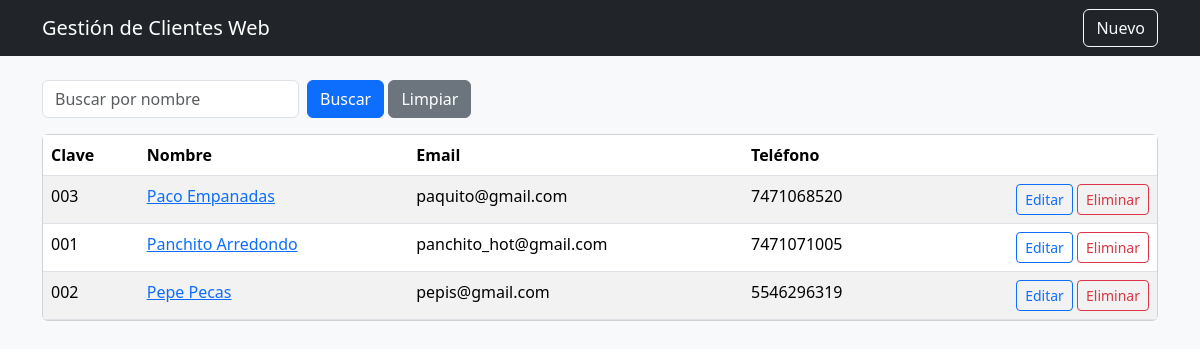
/clientes/, run on the app's committed database.
### clientes/models.py (models this page shows, shortened)
class Cliente(models.Model):
    clave = models.CharField(max_length=20, unique=True)
    nombre = models.CharField(max_length=120, db_index=True)
    email = models.EmailField(blank=True)
    telefono = models.CharField(max_length=30, blank=True)
    creado = models.DateTimeField(auto_now_add=True)
    actualizado = models.DateTimeField(auto_now=True)

### clientes/views.py (the view)
# urls.py: path("", views.ClienteListView.as_view(), name="list"),
class ClienteListView(ListView):
    model = Cliente
    template_name = "clientes/cliente_list.html"
    context_object_name = "clientes"
    paginate_by = 10
    def get_queryset(self):
        qs = super().get_queryset().order_by("nombre")
        q = self.request.GET.get("q")
        if q:
            qs = qs.filter(nombre__icontains=q)
        return qs

### clientes/templates/clientes/cliente_list.html (shortened to what this page needs)
{% extends "clientes/base.html" %}
{% block content %}
  <form class="row g-2 mb-3">
    <div class="col-auto">
      <input name="q" class="form-control" placeholder="Buscar por nombre" value="{{ request.GET.q }}">
    </div>
    <div class="col-auto">
      <button class="btn btn-primary">Buscar</button>
      <a class="btn btn-secondary" href="{% url 'clientes:list' %}">Limpiar</a>
    </div>
  </form>
  <div class="card">
    <div class="card-body p-0">
      <table class="table table-striped m-0">
        <thead>
          <tr><th>Clave</th><th>Nombre</th><th>Email</th><th>Teléfono</th><th></th></tr>
        </thead>
        <tbody>
          {% for c in clientes %}
          <tr>
            <td>{{ c.clave }}</td>
            <td><a href="{% url 'clientes:detail' c.pk %}">{{ c.nombre }}</a></td>
            <td>{{ c.email }}</td>
            <td>{{ c.telefono }}</td>
            <td class="text-end">
              <a class="btn btn-sm btn-outline-primary" href="{% url 'clientes:update' c.pk %}">Editar</a>
              <a class="btn btn-sm btn-outline-danger" href="{% url 'clientes:delete' c.pk %}">Eliminar</a>
            </td>
          </tr>
          {% empty %}
          <tr><td colspan="5" class="text-center p-3">Sin registros</td></tr>
          {% endfor %}
        </tbody>
      </table>
    </div>
  </div>
{% endblock %}

### clientes/templates/clientes/base.html (shortened to what this page needs)
<!doctype html>
<html lang="es">
  <head>
    <link
      href="https://cdn.jsdelivr.net/npm/bootstrap@5.3.3/dist/css/bootstrap.min.css"
      rel="stylesheet">
  </head>
  <body class="bg-light">
    <nav class="navbar navbar-dark bg-dark mb-4">
      <div class="container">
        <a class="navbar-brand" href="{% url 'clientes:list' %}">Gestión de Clientes Web</a>
        <a class="btn btn-outline-light" href="{% url 'clientes:create' %}">Nuevo</a>
      </div>
    </nav>
    <main class="container">
      {% block content %}{% endblock %}
    </main>
  </body>
</html>

### data on the page
Cliente: clave "003", nombre "Paco Empanadas", email "paquito@gmail.com", telefono "7471068520"
Cliente: clave "001", nombre "Panchito Arredondo", email "panchito_hot@gmail.com", telefono "7471071005"
Cliente: clave "002", nombre "Pepe Pecas", email "pepis@gmail.com", telefono "5546296319"
